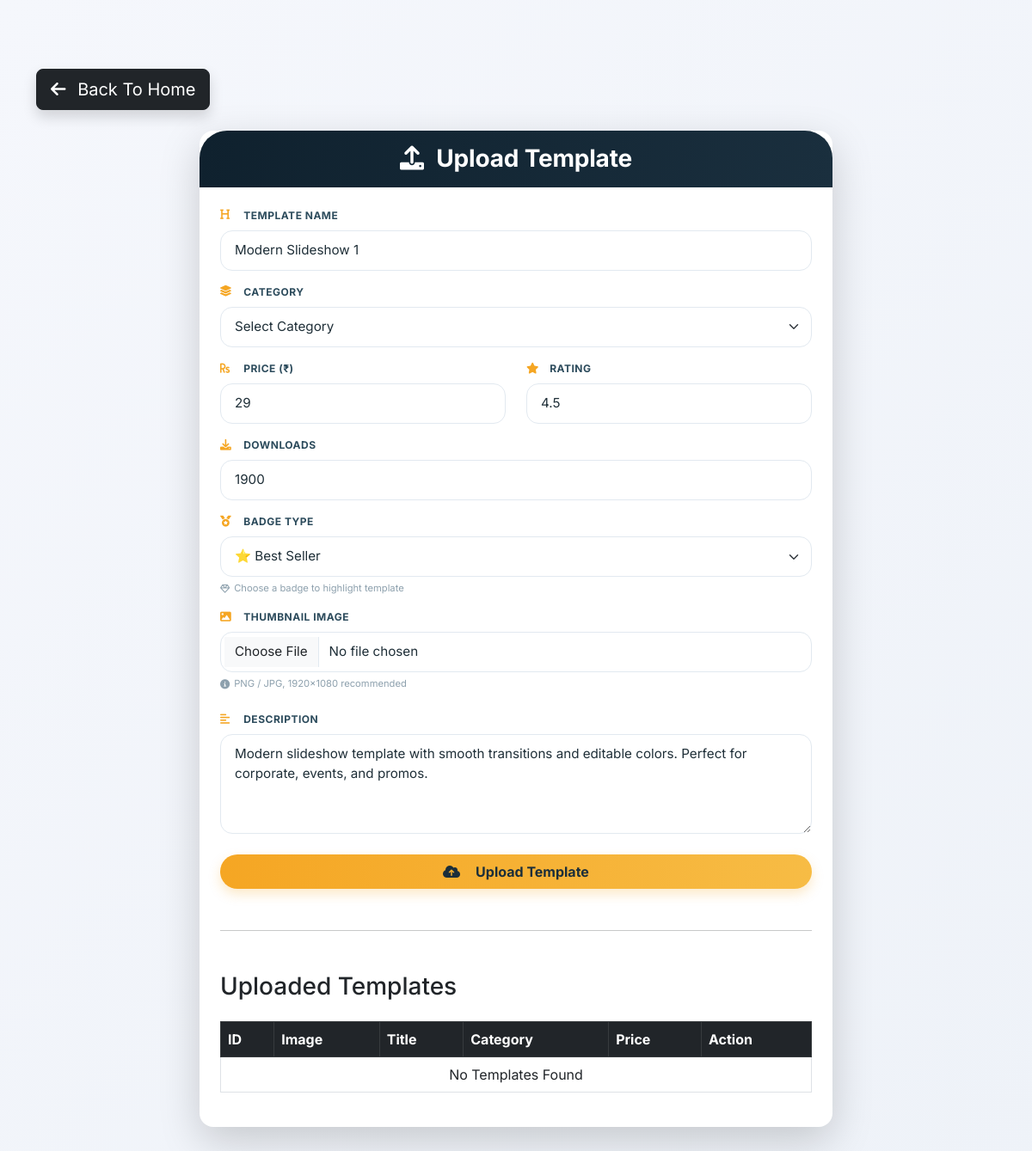
Before: /upload-template/ with the older database file.
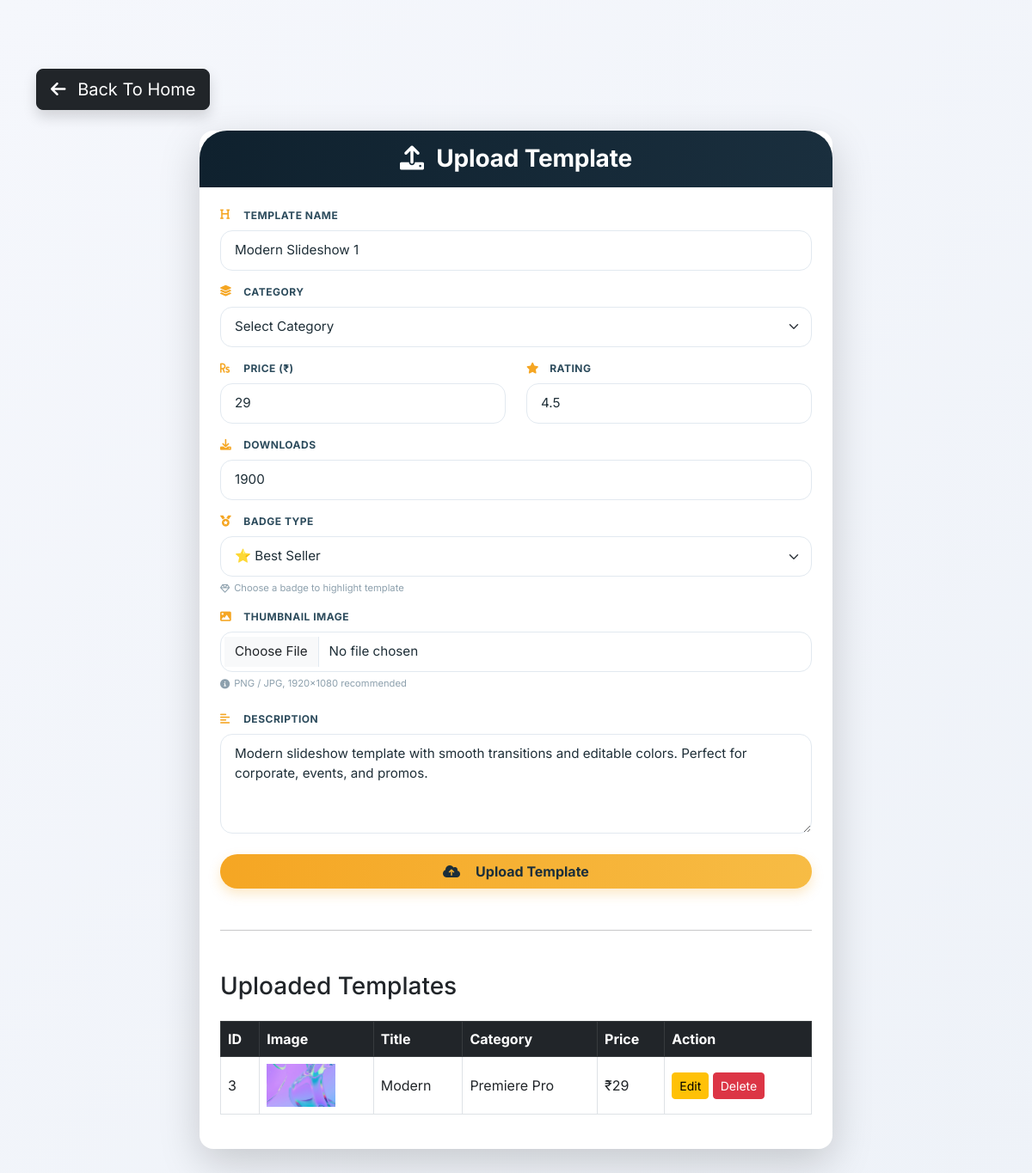
After: the same page with the newer database file.
### adpanel/models.py (models this page shows, shortened)
class Template(models.Model):
    title = models.CharField(max_length=200)
    category = models.CharField(max_length=100)
    price = models.IntegerField()
    rating = models.FloatField(default=0)
    downloads = models.IntegerField(default=0)
    badge = models.CharField(max_length=50)
    image = models.ImageField(upload_to='templates/')
    description = models.TextField()

### adpanel/views.py (the view, shortened to what this page needs)
# urls.py: path('upload-template/',ad.upload_template,name='upload_template'),
def upload_template(request):
    templates = Template.objects.all().order_by('-id')
    return render(request, "ad/upload_template.html",  {"templates": templates})

### templates/ad/upload_template.html (shortened to what the changed rows need)
<!DOCTYPE html>
<html lang="en">
<head>
    <link href="https://cdn.jsdelivr.net/npm/bootstrap@5.3.0-alpha1/dist/css/bootstrap.min.css" rel="stylesheet">
    <link rel="stylesheet" href="https://cdnjs.cloudflare.com/ajax/libs/font-awesome/6.0.0-beta3/css/all.min.css">
</head>
<body>
<div class="container py-4 py-md-5">
    <div class="row justify-content-center">
        <div class="col-lg-8 col-md-10">
            <div class="card upload-card shadow-lg border-0 rounded-4">
                <div class="card-body-premium p-4">
<div class="table-responsive">
<table class="table table-bordered table-hover align-middle">
    <thead class="table-dark">
        <tr>
            <th>ID</th>
            <th>Image</th>
            <th>Title</th>
            <th>Category</th>
            <th>Price</th>
            <th>Action</th>
        </tr>
    </thead>
    <tbody>
    {% for item in templates %}
        <tr>
            <td>{{ item.id }}</td>
            <td>
                <img src="{{ item.image.url }}"
                     width="80"
                     height="50"
                     style="object-fit:cover;">
            </td>
            <td>{{ item.title }}</td>
            <td>{{ item.category }}</td>
            <td>₹{{ item.price }}</td>
            <td>
                <a href="{% url 'edit_template' item.id %}"
                   class="btn btn-warning btn-sm">
                    Edit
                </a>
                <a href="{% url 'delete_template' item.id %}"
                   class="btn btn-danger btn-sm"
                   onclick="return confirm('Delete Template?')">
                    Delete
                </a>
            </td>
        </tr>
    {% empty %}
        <tr>
            <td colspan="6" class="text-center">
                No Templates Found
            </td>
        </tr>
    {% endfor %}
    </tbody>
</table>
</div>
                </div>
            </div>
        </div>
    </div>
</div>
</body>
</html>

Changed rows visible on the page:
added Template: id "3", image (picture), title "Modern", category "Premiere Pro", price "29"
Other visible differences:
text no longer shown: "No Templates Found"
